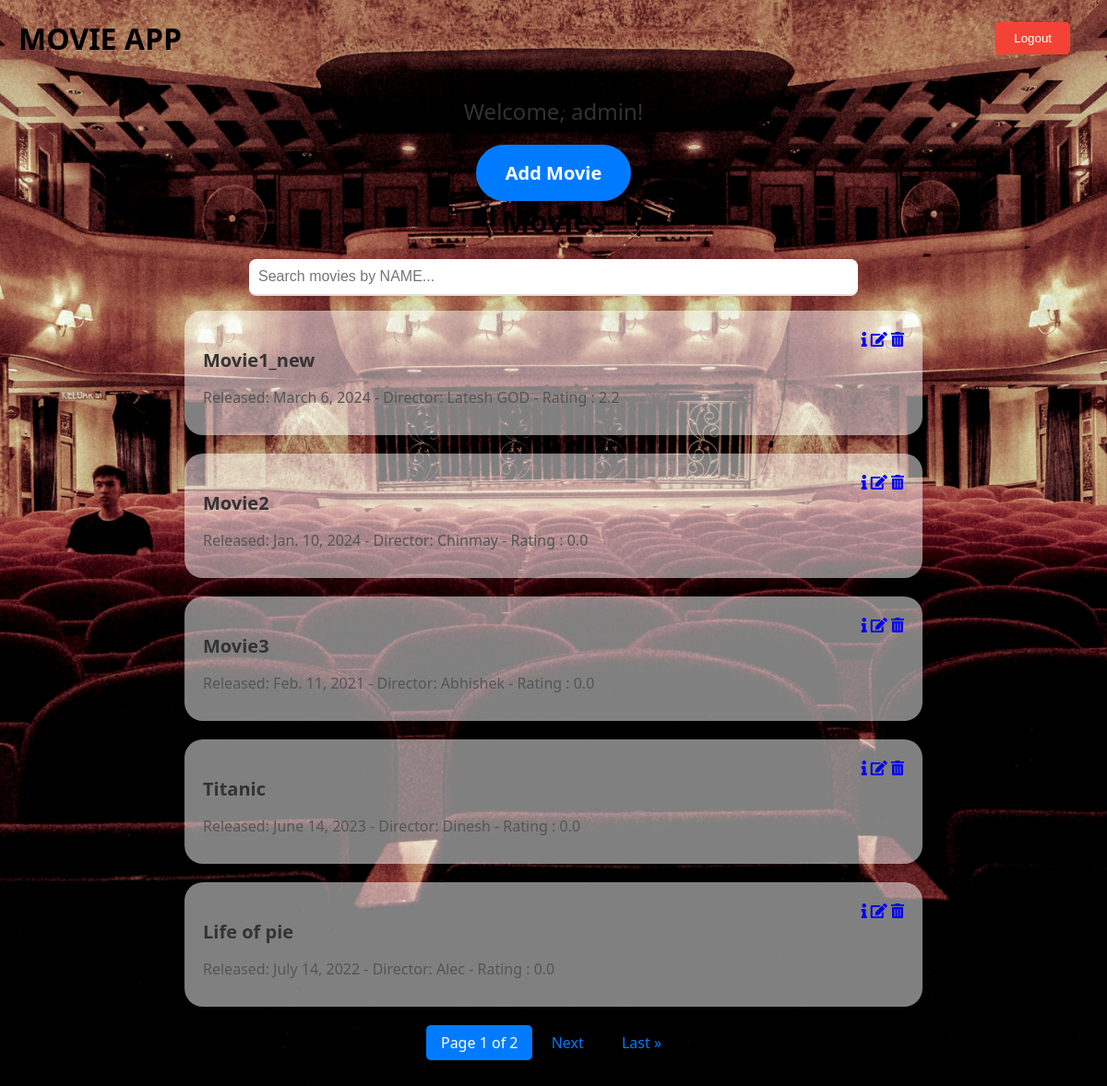
The app's page / (signed in) with its own data.
### Myapp/models.py (models this page shows)
class Movie(models.Model):
    title = models.CharField(max_length=255)
    release_date = models.DateField()
    director = models.CharField(max_length=255)
    id = models.UUIDField(primary_key=True, default=uuid.uuid4, editable=False)
    average_rating = models.FloatField(default=0.0)
    total_ratings = models.IntegerField(default=0)

### Myapp/views.py (the view)
# urls.py: path('', views.movie_list, name='movie_list'),
def movie_list(request):
    if not request.user.is_authenticated:
        return redirect('Myapp:user_login')
    movies = Movie.objects.all()
    paginator = Paginator(movies, 5)  # Show 10 movies per page
    page = request.GET.get('page')  # Get the current page number
    try:
        movies = paginator.page(page)
    except PageNotAnInteger:
        movies = paginator.page(1)
    except EmptyPage:
        movies = paginator.page(paginator.num_pages)
    context = {'movies': movies}
    return render(request, 'Myapp/movie_list.html', context)

### Myapp/templates/Myapp/movie_list.html (shortened to what this page needs)
{% load static %}
<!DOCTYPE html>
{% include 'Myapp/header.html'%}
<html lang="en">
<head>
    <link rel="stylesheet" href="https://cdnjs.cloudflare.com/ajax/libs/font-awesome/5.15.4/css/all.min.css">
</head>
<body>
    <div class="background-image">
        <div class="container">
            {% if user.is_authenticated %}
            <p class="welcome">Welcome, {{ user.username }}!</p>
            <a href="{% url 'Myapp:movie_create' %}" class="add-movie-button">Add Movie</a>
            <h1>Movies</h1>
            <input type="text" id="searchInput" placeholder="Search movies by NAME...">
            <ul class="movies">
                {% for movie in movies %}
                <li class="movie-item">
                    <div class="movie-actions">
                        <a href="#" class="info-button" data-movie-id="{{ movie.id }}"><i class="fas fa-info"></i></a>
                        <a href="{% url 'Myapp:movie_update' movie.id %}" class="redirect-button"><i class="fas fa-edit"></i></a>
                        <a href="{% url 'Myapp:movie_delete' movie.id %}" class="redirect-button"><i class="fas fa-trash-alt"></i></a>
                    </div>
                    <p class="movie-title">{{ movie.title }}</p>
                    <p class="movie-details">Released: {{ movie.release_date }} - Director: {{ movie.director }} - Rating : {{movie.average_rating}}</p>
                </li>
                {% endfor %}
            </ul>
            {% if movies.has_other_pages %}
            <div class="pagination">
                <span class="current">Page {{ movies.number }} of {{ movies.paginator.num_pages }}</span>
                {% if movies.has_next %}
                    <a href="?page={{ movies.next_page_number }}">Next</a>
                    <a href="?page={{ movies.paginator.num_pages }}">Last &raquo;</a>
                {% endif %}
            </div>
            {% endif %}
            {% else %}
            <p class="login-message">Please <a href="{% url 'login' %}" class="login-link">log in</a> to view the movies.</p>
            {% endif %}
        </div>
    </div>
</body>
</html>

### Myapp/templates/Myapp/header.html (shortened to what this page needs)
{% load static %}
<!DOCTYPE html>
<html lang="en">
<head>
</head>
<body>
<header>
    <h1>MOVIE APP</h1>
    <button class="logout-btn" onclick="logout()">Logout</button>
</header>
</body>
</html>

### records on screen
Movie: title "Movie1_new", release_date "March 6, 2024", director "Latesh GOD", average_rating "2.2"
Movie: title "Movie2", release_date "Jan. 10, 2024", director "Chinmay", average_rating "0.0"
Movie: title "Movie3", release_date "Feb. 11, 2021", director "Abhishek", average_rating "0.0"
Movie: title "Titanic", release_date "June 14, 2023", director "Dinesh", average_rating "0.0"
Movie: title "Life of pie", release_date "July 14, 2022", director "Alec", average_rating "0.0"

### other values on screen
{{ user.username }} "admin"
{{ movies.number }} "1"
{{ movies.paginator.num_pages }} "2"
